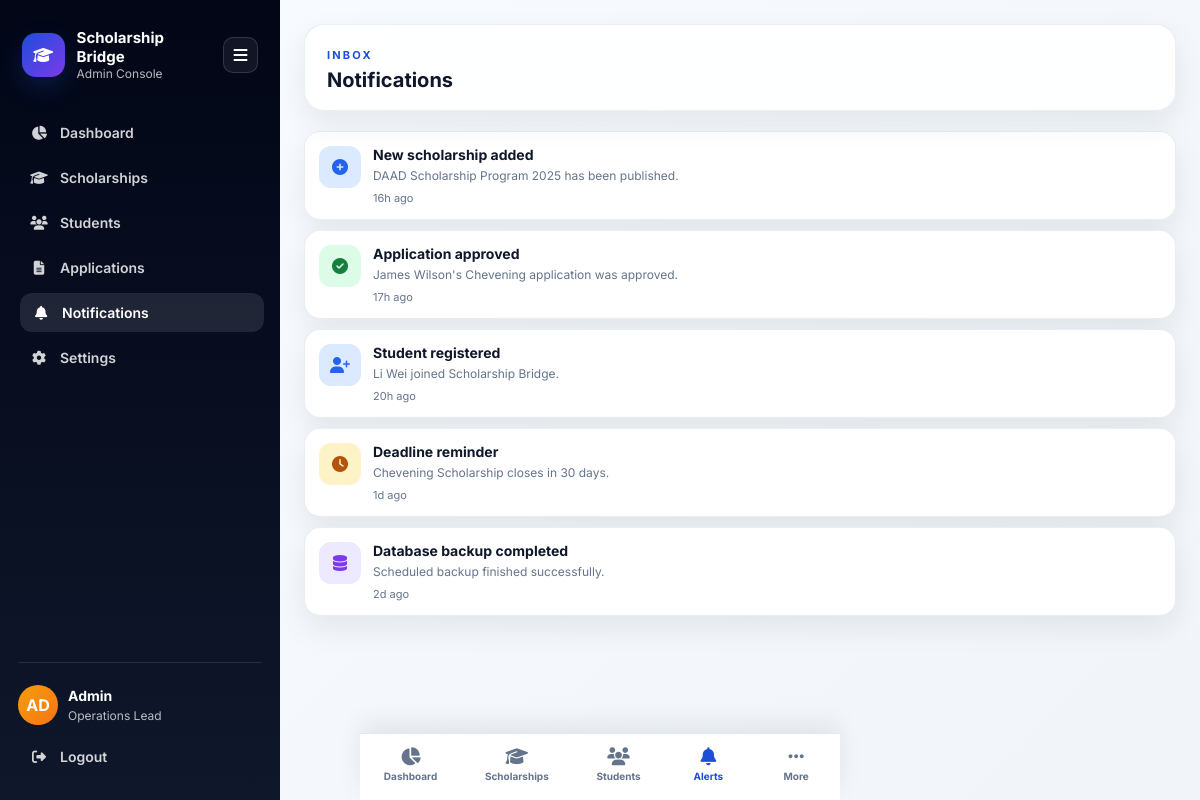
Screenshot of /admin/notifications (signed in) with the database file from the repository.
### tables this page shows
CREATE TABLE notifications (
            id INTEGER PRIMARY KEY AUTOINCREMENT,
            title TEXT NOT NULL,
            message TEXT NOT NULL,
            icon TEXT DEFAULT 'bell',
            created_at TEXT DEFAULT CURRENT_TIMESTAMP
        );

### app.py (the view)
@app.route("/admin/notifications")
@login_required
def notifications():
    conn = get_db()
    items = conn.execute(
        "SELECT * FROM notifications ORDER BY created_at DESC"
    ).fetchall()
    conn.close()
    return render_template("admin/notifications.html", notifications=items)

### app.py (called while the page is built)
def login_required(f):
    @wraps(f)
    def decorated(*args, **kwargs):
        if not session.get("admin_logged_in"):
            return redirect(url_for("admin_login"))
        return f(*args, **kwargs)
    return decorated

def time_ago(dt_str):
    try:
        dt = datetime.strptime(dt_str, "%Y-%m-%d %H:%M")
    except ValueError:
        try:
            dt = datetime.strptime(dt_str, "%Y-%m-%d")
        except ValueError:
            return dt_str
    diff = datetime.now() - dt
    minutes = int(diff.total_seconds() / 60)
    if minutes < 60:
        return f"{minutes}m ago"
    hours = minutes // 60
    if hours < 24:
        return f"{hours}h ago"
    days = hours // 24
    return f"{days}d ago"

### models.py (called while the page is built)
def get_db():
    conn = sqlite3.connect(DB_PATH)
    conn.row_factory = sqlite3.Row
    return conn

### templates/admin/notifications.html (shortened to what this page needs)
{% extends "base.html" %}
{% from "admin/macros.html" import bottom_nav %}
{% block body %}
<div class="app-shell">
  <aside class="sidebar">
    <div class="sidebar-brand">
      <div class="brand-icon"><i class="fas fa-graduation-cap"></i></div>
      <div class="meta">
        <h3>Scholarship Bridge</h3>
        <p>Admin Console</p>
      </div>
      <button class="sidebar-toggle" type="button"><i class="fas fa-bars"></i></button>
    </div>
    <nav class="sidebar-nav">
      <a href="{{ url_for('dashboard') }}" class="sidebar-link"><i class="fas fa-chart-pie"></i><span>Dashboard</span></a>
      <a href="{{ url_for('scholarships') }}" class="sidebar-link"><i class="fas fa-graduation-cap"></i><span>Scholarships</span></a>
      <a href="{{ url_for('students') }}" class="sidebar-link"><i class="fas fa-users"></i><span>Students</span></a>
      <a href="{{ url_for('applications') }}" class="sidebar-link"><i class="fas fa-file-alt"></i><span>Applications</span></a>
      <a href="{{ url_for('notifications') }}" class="sidebar-link active"><i class="fas fa-bell"></i><span>Notifications</span></a>
      <a href="{{ url_for('settings') }}" class="sidebar-link"><i class="fas fa-cog"></i><span>Settings</span></a>
    </nav>
    <div class="sidebar-footer">
      <div class="sidebar-user">
        <div class="avatar">{{ session.admin_name[:2]|upper }}</div>
        <div>
          <strong>{{ session.admin_name }}</strong>
          <span>Operations Lead</span>
        </div>
      </div>
      <a href="{{ url_for('admin_logout') }}" class="sidebar-link"><i class="fas fa-right-from-bracket"></i><span>Logout</span></a>
    </div>
  </aside>
  <main class="main-panel">
    <div class="admin-shell">
      <header class="admin-header">
        <div>
          <div class="eyebrow">Inbox</div>
          <h1>Notifications</h1>
        </div>
      </header>
      <div class="admin-content">
        {% for n in notifications %}
        <div class="notif-item">
          <div class="notif-icon {% if n.icon == 'check-circle' %}green{% elif n.icon == 'clock' %}amber{% elif n.icon == 'database' %}purple{% else %}blue{% endif %}">
            <i class="fas fa-{{ n.icon }}"></i>
          </div>
          <div class="notif-content">
            <h4>{{ n.title }}</h4>
            <p>{{ n.message }}</p>
            <div class="notif-time">{{ n.created_at|time_ago }}</div>
          </div>
        </div>
        {% else %}
        <div class="empty-state">
          <i class="fas fa-bell"></i>
          <p>No notifications yet.</p>
        </div>
        {% endfor %}
      </div>
      {{ bottom_nav('notifications') }}
    </div>
  </main>
</div>
{% endblock %}

### rows the page displays
notifications: title "New scholarship added", message "DAAD Scholarship Program 2025 has been published.", created_at "16h ago"
notifications: title "Application approved", message "James Wilson's Chevening application was approved.", created_at "17h ago"
notifications: title "Student registered", message "Li Wei joined Scholarship Bridge.", created_at "20h ago"
notifications: title "Deadline reminder", message "Chevening Scholarship closes in 30 days.", created_at "1d ago"
notifications: title "Database backup completed", message "Scheduled backup finished successfully.", created_at "2d ago"

### other values shown
{{ session.admin_name[:2]|upper }} "AD"
{{ session.admin_name }} "Admin"
